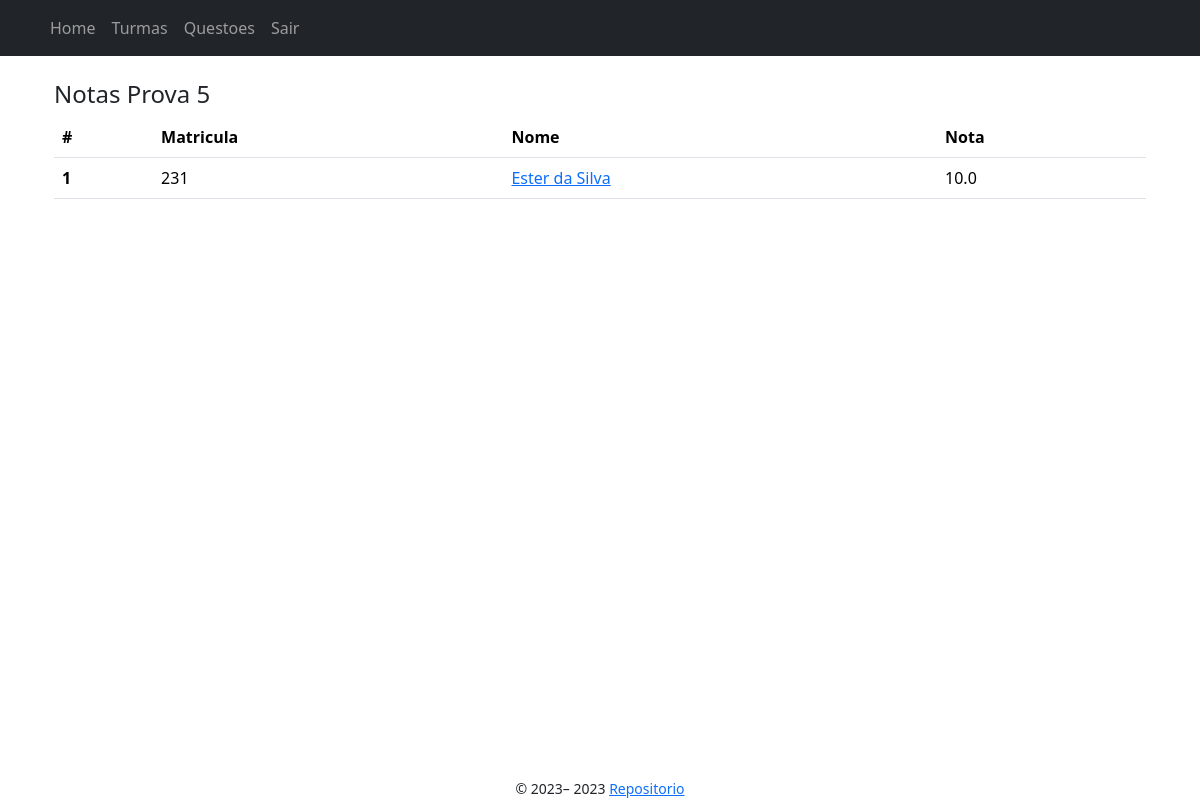
Page /turmas/1/exames/5/notas (signed in) on the committed database.
### app/models/professor.py (models this page shows, shortened)
class Professor(Usuario):
    __tablename__ = "professor"
    id = db.Column(db.Integer, db.ForeignKey('usuario.id'), primary_key=True)
    turmas = db.relationship('Turma', backref='prof_turmas', lazy=True) #1 to N
    questoes = db.relationship('Questao', backref='prof_questoes', lazy=True) #1 to N
    exames = db.relationship('Exame', backref='prof_exames', lazy=True) #1 to N

### app/models/exame.py (models this page shows, shortened)
class Exame(db.Model):
    __tablename__ = "exame"
    id = db.Column(db.Integer, primary_key=True)
    data_inicio = db.Column(db.DateTime, nullable=True)
    data_fim = db.Column(db.DateTime, nullable=True)
    nome = db.Column(db.String(255))
    nota_exame = db.Column(db.Float)
    professor_id = db.Column(db.Integer, db.ForeignKey('professor.id'), nullable=False)
    turma_id = db.Column(db.Integer, db.ForeignKey('turma.id'), nullable=False)
    notas = db.relationship('NotasExames', backref='exame_notas') #1 to N
    respostas = db.relationship('RespostaQuestaoExame', backref='exame_respostas') #1 to N
    questoes = db.relationship("QuestaoExame", back_populates="exame") # N to N

### app/models/notas_exame.py (models this page shows, shortened)
class NotasExames(db.Model):
    __tablename__ = "notas_exames"
    exame_id = db.Column(db.Integer, db.ForeignKey('exame.id'), primary_key=True)
    estudante_id = db.Column(db.Integer, db.ForeignKey('estudante.id'), primary_key=True)
    nota_exame_estudante = db.Column(db.Float)

### app/models/usuario.py (models this page shows, shortened)
class Usuario(UserMixin,db.Model):
    id = db.Column(db.Integer, primary_key=True)
    nome = db.Column(db.String(150), nullable=False)
    matricula = db.Column(db.String(15), unique=True, nullable=False)
    email = db.Column(db.String(100), unique=True, nullable=False)
    senha = db.Column(db.String(200), nullable=False)
    tipo_usuario = db.Column(
        Enum("estudante", "professor", name="tipo_usuario"), nullable=False)

### app/controllers/exames_controller.py (the view)
@bp.route("<int:exame_id>/notas", methods=['GET'])
@login_required
def notas(turma_id: int, exame_id: int) -> render_template:
    if current_user.tipo_usuario == "estudante":
        flash("Você não tem permissão realizar esta operação")
        return redirect(url_for("turmas.show", turma_id=turma_id))
    notas_exame = db.session.query(NotasExames, Estudante).join(Estudante).filter(NotasExames.exame_id == exame_id).all()
    exame = Exame.query.filter_by(id=exame_id).first()
    return render_template("exames/notas_exame.jinja2", notas_exame=notas_exame, exame=exame, turma_id=turma_id)

### app/templates/exames/notas_exame.jinja2 (shortened to what this page needs)
{% extends "./base.jinja2" %}
{% from 'bootstrap5/utils.html' import render_icon %}
{% block content %}
<div class="container">
    <h4> Notas {{ exame.nome }}</h4>
    <table class="table">
        <thead>
            <tr>
            <th scope="col">#</th>
            <th scope="col">Matricula</th>
            <th scope="col">Nome</th>
            <th scope="col">Nota</th>
            </tr>
        </thead>
        <tbody>
            {% for nota_exame, estudante in notas_exame %}
                <tr>
                <th scope="row">{{loop.index}}</th>
                <td> {{ estudante.matricula }} </td>
                <td> <a href="{{ url_for('turmas.exames.resposta_exame', turma_id=turma_id, exame_id=exame.id, estudante_id=estudante.id) }}">
                    {{ estudante.nome }}
                    </a>
                </td>
                <td> {{ nota_exame.nota_exame_estudante }}</td>
                </tr>
            {% endfor %}
        </tbody>
    </table>
</div>
{% endblock %}

### app/templates/base.jinja2 (shortened to what this page needs)
{% from 'bootstrap5/utils.html' import render_messages %}
{% from 'bootstrap5/form.html' import render_form %}
{% from 'bootstrap5/nav.html' import render_nav_item, render_breadcrumb_item %}
<!doctype html>
<html lang="en">
<head>
    {% block head %}
    {% block styles %}
    {{ bootstrap.load_css() }}
    <link rel="stylesheet" type="text/css" href="{{ url_for('static', filename='css/style.css') }}">
    {% endblock %}
    {% endblock %}
</head>
<body>
    <head>
        {% if current_user.is_authenticated %}
            <nav class="navbar navbar-expand-lg navbar-dark bg-dark mb-4">
                <div class="container">
                    <div class="collapse navbar-collapse" id="navbarSupportedContent">
                        <ul class="navbar-nav mr-auto">
                            {{ render_nav_item("index.index", "Home") }}
                            {{ render_nav_item("turmas.index", "Turmas") }}
                            {% if current_user.tipo_usuario == "professor" %}
                                {{ render_nav_item("questoes.index", "Questoes", professor_id=current_user.id) }}
                            {% endif %}
                            {{ render_nav_item("auth.logout", "Sair") }}
                        </ul>
                    </div>
                </div>
            </nav>
        {% endif %}
    </head>
    <main class="container">
        {% block content %}{% endblock %}
    </main>
    <footer class="text-center">
        {% block footer %}
        <small> &copy; 2023–
            <a href="https://github.com/zeroCass/unb-web" target="_blank">Repositorio</a>
        </small>
        {% endblock %}
    </footer>
</body>
</html>

### app/static/css/style.css (style rules this page uses)
* { box-sizing: border-box; margin: 0; padding: 0; }
body { display: grid; min-height: 100vh; min-width: 100vw; grid-template-columns: 1fr; grid-template-rows: auto 1fr auto; grid-template-areas: "header" "main" "footer"; }
main { grid-area: main; }
footer { grid-area: footer; }

### rows in the picture
Professor: id "Questoes"
Exame: nome "Prova 5"
NotasExames: matricula "231", nome "Ester da Silva", nota_exame_estudante "10.0"

### other values in the picture
{{ render_nav_item("index.index", "Home") }} "Home"
{{ render_nav_item("turmas.index", "Turmas") }} "Turmas"
{{ render_nav_item("auth.logout", "Sair") }} "Sair"
